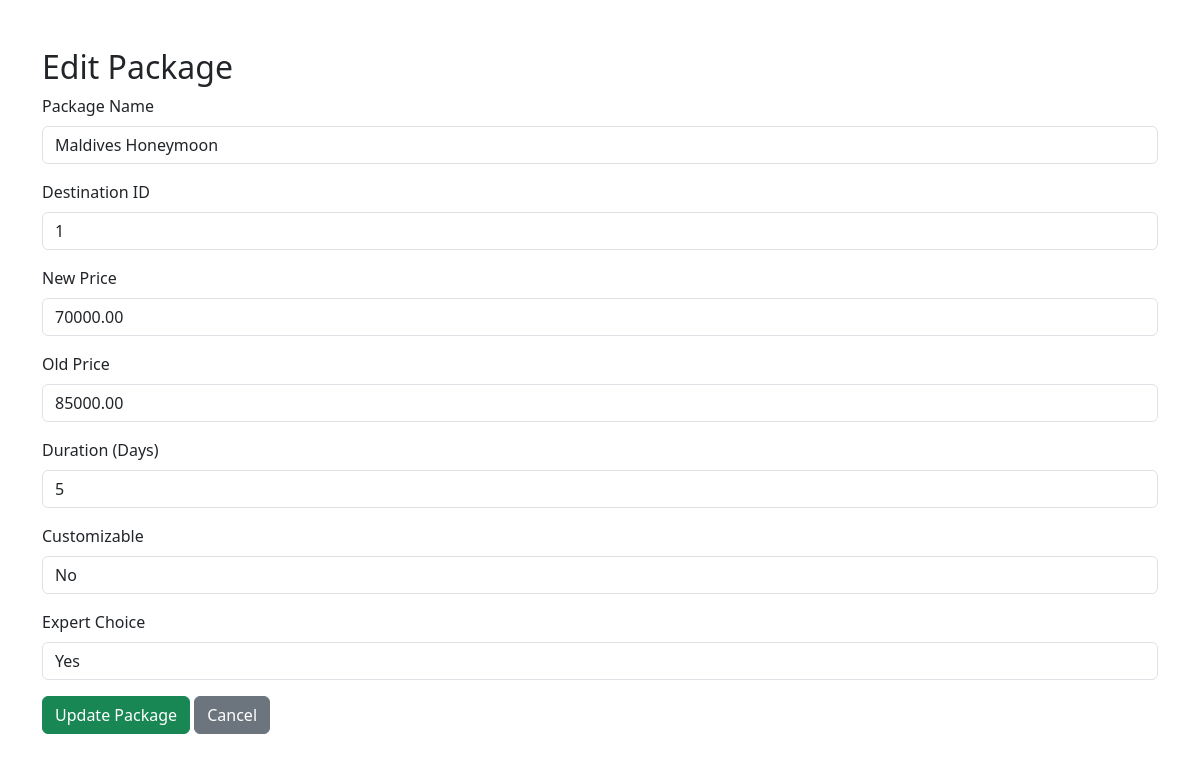
The app's page /Adminpanel/edit_package.php?id=1 with its own data.
### tables this page shows
CREATE TABLE `packages` (
  `id` int(11) NOT NULL,
  `name` varchar(255) NOT NULL,
  `destination_id` int(11) NOT NULL,
  `duration` int(11) NOT NULL,
  `original_price` decimal(10,2) NOT NULL,
  `old_price` decimal(10,2) NOT NULL,
  `is_customizable` tinyint(1) DEFAULT 0,
  `is_expert_choice` tinyint(1) DEFAULT 0,
  `created_at` timestamp NOT NULL DEFAULT current_timestamp()
);

### Adminpanel/edit_package.php (the view, shortened to what this page needs)
<?php
include '../database/dbconnect.php';
if (isset($_GET['id'])) {
    $package_id = $_GET['id'];
    $query = "SELECT * FROM `packages` WHERE id = $package_id";
    $result = mysqli_query($conn, $query);
    if ($row = mysqli_fetch_assoc($result)) {
        $name = $row['name'];
        $destination_id = $row['destination_id'];
        $original_price = $row['original_price'];
        $old_price = $row['old_price'];
        $duration = $row['duration'];
        $is_customizable = $row['is_customizable'];
        $is_expert_choice = $row['is_expert_choice'];
    } else {
        echo "Package not found!";
        exit;
    }
} else {
    echo "Invalid request!";
    exit;
}
?>
<!DOCTYPE html>
<html lang="en">
<head>
    <link rel="stylesheet" href="https://cdn.jsdelivr.net/npm/bootstrap@5.3.0/dist/css/bootstrap.min.css">
</head>
<body>
    <div class="container mt-5">
        <h2>Edit Package</h2>
        <form action="update_package.php" method="POST">
            <div class="mb-3">
                <label class="form-label">Package Name</label>
                <input type="text" name="name" class="form-control" value="<?php echo $name; ?>" required>
            </div>
            <div class="mb-3">
                <label class="form-label">Destination ID</label>
                <input type="number" name="destination_id" class="form-control" value="<?php echo $destination_id; ?>" required>
            </div>
            <div class="mb-3">
                <label class="form-label">New Price</label>
                <input type="text" name="original_price" class="form-control" value="<?php echo $original_price; ?>" required>
            </div>
            <div class="mb-3">
                <label class="form-label">Old Price</label>
                <input type="text" name="old_price" class="form-control" value="<?php echo $old_price; ?>">
            </div>
            <div class="mb-3">
                <label class="form-label">Duration (Days)</label>
                <input type="number" name="duration" class="form-control" value="<?php echo $duration; ?>" required>
            </div>
            <div class="mb-3">
                <label class="form-label">Customizable</label>
                <select name="is_customizable" class="form-control">
                    <option value="0" <?php if ($is_customizable == 0) echo 'selected'; ?>>No</option>
                </select>
            </div>
            <div class="mb-3">
                <label class="form-label">Expert Choice</label>
                <select name="is_expert_choice" class="form-control">
                    <option value="1" <?php if ($is_expert_choice == 1) echo 'selected'; ?>>Yes</option>
                </select>
            </div>
            <button type="submit" class="btn btn-success">Update Package</button>
            <a href="Package_info.php" class="btn btn-secondary">Cancel</a>
        </form>
    </div>
</body>
</html>

### records on screen
packages: name "Maldives Honeymoon", destination_id "1", original_price "70000.00", old_price "85000.00", duration "5", is_customizable "No", is_expert_choice "Yes"
